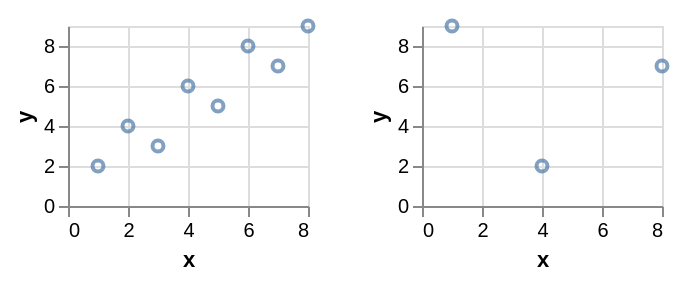

Write the Vega-Lite specification saved for this chart.
### Vega-Lite specification from a JSON file in a GitHub repository (floating-point values rounded to 4 significant figures)
{"$schema": "https://vega.github.io/schema/vega-lite/v6.json", "padding": 5, "autosize": "pad", "data": {"name": "table", "values": [{"c": "A", "g": "p", "x": 1, "y": 2, "v": 5, "t": "2024-01-15", "o": {"v": 3}, "IMDB Rating": 6.1, "d": "x1"}, {"c": "B", "g": "q", "x": 2, "y": 4, "v": 9, "t": "2024-02-20", "o": {"v": 7}, "IMDB Rating": 7.4, "d": "x2"}, {"c": "A", "g": "q", "x": 3, "y": 3, "v": 2, "t": "2024-03-05", "o": {"v": 1}, "IMDB Rating": 5.2, "d": "x1"}, {"c": "C", "g": "p", "x": 4, "y": 6, "v": 7, "t": "2024-05-30", "o": {"v": 4}, "IMDB Rating": 8.8, "d": "x3"}, {"c": "B", "g": "p", "x": 5, "y": 5, "v": 4, "t": "2024-07-11", "o": {"v": 9}, "IMDB Rating": 6.9, "d": "x2"}, {"c": "C", "g": "q", "x": 6, "y": 8, "v": 6, "t": "2024-09-02", "o": {"v": 2}, "IMDB Rating": 7.7, "d": "x3"}, {"c": "A", "g": "p", "x": 7, "y": 7, "v": 8, "t": "2024-11-25", "o": {"v": 5}, "IMDB Rating": 4.4, "d": "x1"}, {"c": "B", "g": "q", "x": 8, "y": 9, "v": 3, "t": "2024-12-31", "o": {"v": 8}, "IMDB Rating": 9.1, "d": "x2"}]}, "hconcat": [{"mark": "point", "width": 120, "height": 90, "encoding": {"x": {"field": "x", "type": "quantitative"}, "y": {"field": "y", "type": "quantitative"}}}, {"data": {"name": "other", "values": [{"x": 1, "y": 9}, {"x": 4, "y": 2}, {"x": 8, "y": 7}]}, "mark": "point", "width": 120, "height": 90, "encoding": {"x": {"field": "x", "type": "quantitative"}, "y": {"field": "y", "type": "quantitative"}}}]}
